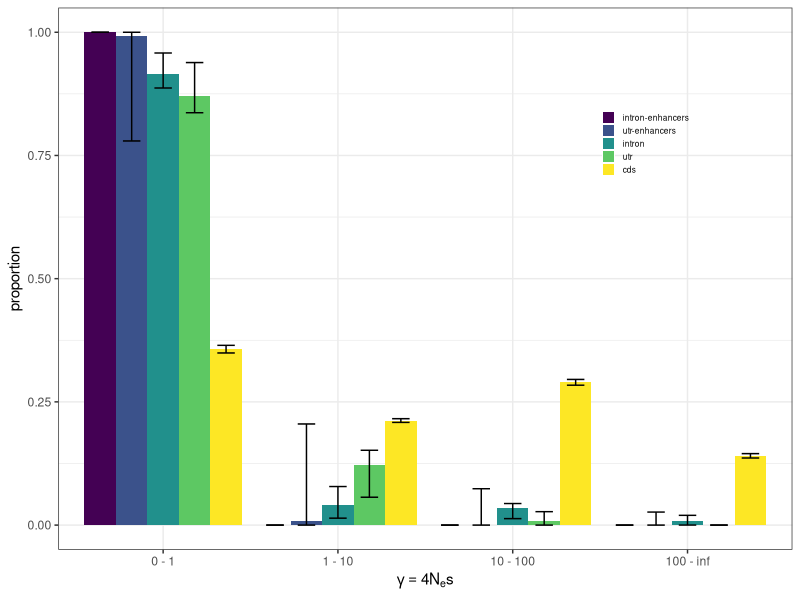

The R script that drew this image:
library(ggplot2)
library(dplyr)
library(viridis)

setwd('/Users/henryjuho/sal_enhancers/dfe')

dfe <- read.csv('binned_dfe_allregions.csv')
str(dfe)
dfe$region <- factor(dfe$region, levels=c('intron-enhancers', 'utr-enhancers', 'intron', 'utr', 'cds'))

str(dfe)

raw <- subset(dfe, rep==0)
bs <- subset(dfe, rep!=0)

cis <- summarise(group_by(bs, region, bin),
                 lwr=quantile(proportion, 0.025), upr=quantile(proportion, 0.975))

plot_data <- full_join(raw, cis)

dfe_plot <- ggplot(plot_data, aes(x=bin, y=proportion, fill=region)) +
  geom_bar(stat='identity', position = position_dodge(width=0.9)) +
  scale_fill_manual(values=viridis(5)) +
  geom_errorbar(aes(ymin=lwr, ymax=upr), position = position_dodge(width=0.9), width=0.5) +
  theme_bw() +
  theme(legend.title=element_blank(), legend.position=c(0.8, 0.75),
        legend.text = element_text(colour = "black", size = 6),
        legend.key.size = unit(.33, "cm"),
        legend.background = element_blank()) +
  xlab(expression(gamma == 4 * N[e] * s))

png('all_regions_dfe.png', width=3, height=2.5, units='in', res=320)

dfe_plot

dev.off()
